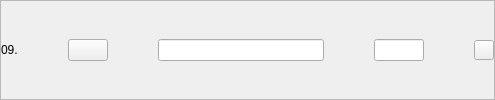
              <widget class="QFrame" name="result9">
               <property name="frameShape">
                <enum>QFrame::StyledPanel</enum>
               </property>
               <property name="frameShadow">
                <enum>QFrame::Raised</enum>
               </property>
               <layout class="QHBoxLayout" name="horizontalLayout_33" stretch="1,0,10,3,0">
                <property name="spacing">
                 <number>50</number>
                </property>
                <property name="leftMargin">
                 <number>0</number>
                </property>
                <property name="topMargin">
                 <number>0</number>
                </property>
                <property name="rightMargin">
                 <number>0</number>
                </property>
                <property name="bottomMargin">
                 <number>0</number>
                </property>
                <item>
                 <widget class="QLabel" name="nro9">
                  <property name="text">
                   <string>09.</string>
                  </property>
                 </widget>
                </item>
                <item>
                 <widget class="QPushButton" name="seeResult9Button">
                  <property name="text">
                   <string/>
                  </property>
                  <property name="icon">
                   <iconset resource="../resources.qrc">
                    <normaloff>:/Buttons/img/amacapy-boton-ver.png</normaloff>:/Buttons/img/amacapy-boton-ver.png</iconset>
                  </property>
                  <property name="iconSize">
                   <size>
                    <width>30</width>
                    <height>30</height>
                   </size>
                  </property>
                 </widget>
                </item>
                <item>
                 <widget class="QLineEdit" name="titleResult9"/>
                </item>
                <item>
                 <widget class="QLineEdit" name="priceResult9">
                  <property name="maximumSize">
                   <size>
                    <width>120</width>
                    <height>16777215</height>
                   </size>
                  </property>
                 </widget>
                </item>
                <item>
                 <widget class="QPushButton" name="deleteResult9Button">
                  <property name="sizePolicy">
                   <sizepolicy hsizetype="Fixed" vsizetype="Fixed">
                    <horstretch>0</horstretch>
                    <verstretch>0</verstretch>
                   </sizepolicy>
                  </property>
                  <property name="maximumSize">
                   <size>
                    <width>20</width>
                    <height>20</height>
                   </size>
                  </property>
                  <property name="text">
                   <string/>
                  </property>
                  <property name="icon">
                   <iconset resource="../resources.qrc">
                    <normaloff>:/Buttons/img/amacapy-boton-eliminar.png</normaloff>:/Buttons/img/amacapy-boton-eliminar.png</iconset>
                  </property>
                  <property name="iconSize">
                   <size>
                    <width>20</width>
                    <height>20</height>
                   </size>
                  </property>
                 </widget>
                </item>
               </layout>
              </widget>
